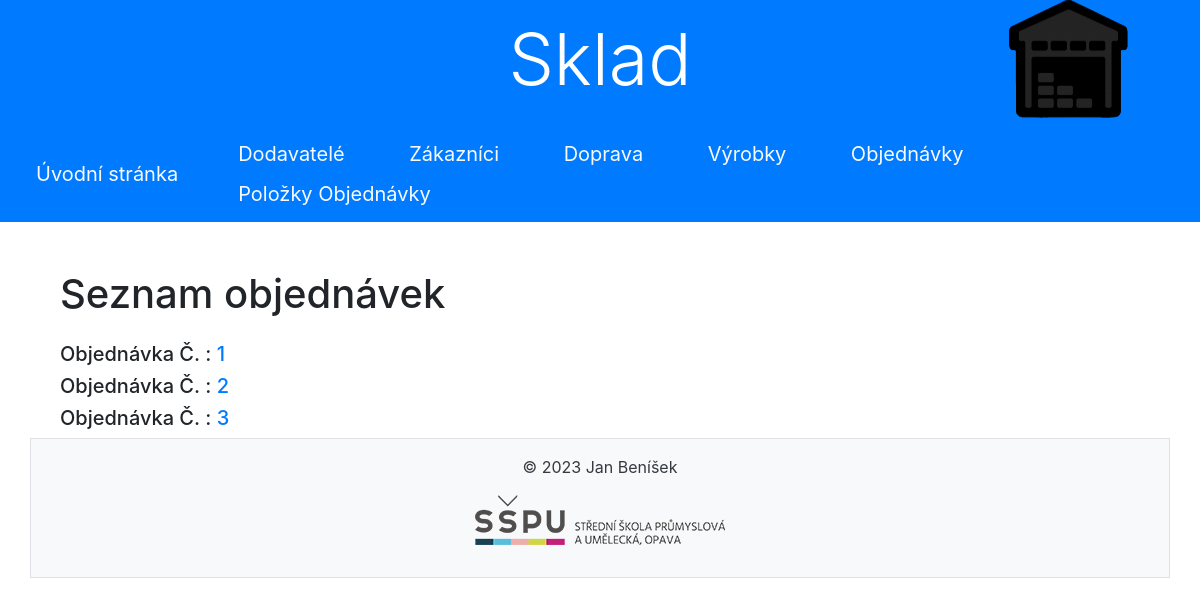
Page /objednavky on the committed database.
### sklad/models.py (models this page shows, shortened)
class Objednavky(models.Model):
    datum_objednavky = models.DateField(verbose_name='Datum objednávky', help_text='Zadejte datum objednávky')
    cena_objednavky = models.IntegerField(verbose_name='Cena objednávky',
                                          help_text='Zadejte cenu objednávky')
    datum_dopravy = models.DateField(verbose_name='Datum dopravy', help_text='Zadejte datum dopravy')
    doprava_id_dopravce = models.ForeignKey(Doprava, on_delete=models.CASCADE)
    zakaznici_id_zakaznik = models.ForeignKey(Zakaznici, on_delete=models.CASCADE)
    class Meta:
        db_table = 'objednavky'
        ordering = ['datum_objednavky']
        verbose_name = 'Objednávka'
        verbose_name_plural = 'Objednávky'

### sklad/views.py (the view)
# urls.py: path('objednavky', views.ObjednavkyListView.as_view(), name='objednavky_list'),
class ObjednavkyListView(ListView):
    model = Objednavky
    template_name = 'objednavky/objednavky_list.html'
    context_object_name = 'objednavky'

### sklad/templates/objednavky/objednavky_list.html
{% extends 'base.html' %}
{% block content %}
    <div class="container mt-5">
        <h1 class="mb-4">Seznam objednávek</h1>
        <div class="list-group">
            {% for objednavka in objednavky %}
               <h5>Objednávka Č. :<a href="{% url 'sklad:objednavky_detail' objednavka.pk %}"> {{ objednavka.pk }}</a></h5>
            {% endfor %}
        </div>
    </div>
{% endblock %}

### rows in the picture
Objednavky: pk "1"
Objednavky: pk "2"
Objednavky: pk "3"
